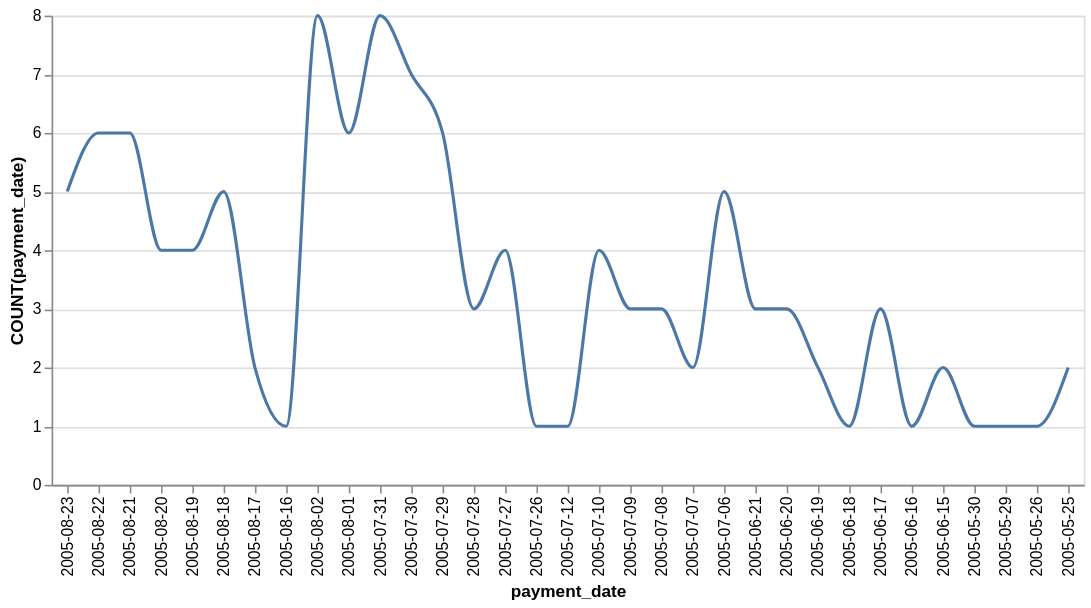

Specify this chart in Vega-Lite:
### Vega-Lite specification from a JSON file in a GitHub repository (floating-point values rounded to 4 significant figures)
{"data": {"values": [{"x_data": "2005-08-23", "y_data": 5}, {"x_data": "2005-08-22", "y_data": 6}, {"x_data": "2005-08-21", "y_data": 6}, {"x_data": "2005-08-20", "y_data": 4}, {"x_data": "2005-08-19", "y_data": 4}, {"x_data": "2005-08-18", "y_data": 5}, {"x_data": "2005-08-17", "y_data": 2}, {"x_data": "2005-08-16", "y_data": 1}, {"x_data": "2005-08-02", "y_data": 8}, {"x_data": "2005-08-01", "y_data": 6}, {"x_data": "2005-07-31", "y_data": 8}, {"x_data": "2005-07-30", "y_data": 7}, {"x_data": "2005-07-29", "y_data": 6}, {"x_data": "2005-07-28", "y_data": 3}, {"x_data": "2005-07-27", "y_data": 4}, {"x_data": "2005-07-26", "y_data": 1}, {"x_data": "2005-07-12", "y_data": 1}, {"x_data": "2005-07-10", "y_data": 4}, {"x_data": "2005-07-09", "y_data": 3}, {"x_data": "2005-07-08", "y_data": 3}, {"x_data": "2005-07-07", "y_data": 2}, {"x_data": "2005-07-06", "y_data": 5}, {"x_data": "2005-06-21", "y_data": 3}, {"x_data": "2005-06-20", "y_data": 3}, {"x_data": "2005-06-19", "y_data": 2}, {"x_data": "2005-06-18", "y_data": 1}, {"x_data": "2005-06-17", "y_data": 3}, {"x_data": "2005-06-16", "y_data": 1}, {"x_data": "2005-06-15", "y_data": 2}, {"x_data": "2005-05-30", "y_data": 1}, {"x_data": "2005-05-29", "y_data": 1}, {"x_data": "2005-05-26", "y_data": 1}, {"x_data": "2005-05-25", "y_data": 2}]}, "mark": {"type": "line", "interpolate": "monotone"}, "encoding": {"x": {"field": "x_data", "type": "nominal", "title": "payment_date", "sort": "descending"}, "y": {"field": "y_data", "type": "quantitative", "title": "COUNT(payment_date)"}}}
